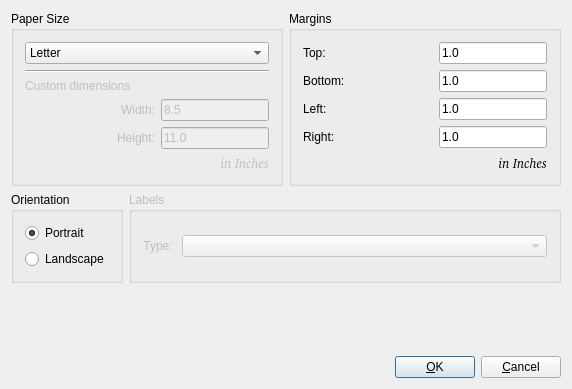
<ui version="4.0" >
 <author></author>
 <comment> * Copyright (c) 2002-2007 by OpenMFG, LLC
 *
 * This program is free software; you can redistribute it and/or modify
 * it under the terms of the GNU General Public License as published by
 * the Free Software Foundation; either version 2 of the License, or
 * (at your option) any later version.
 *
 * This program is distributed in the hope that it will be useful,
 * but WITHOUT ANY WARRANTY; without even the implied warranty of
 * MERCHANTABILITY or FITNESS FOR A PARTICULAR PURPOSE.  See the
 * GNU General Public License for more details.
 *
 * You should have received a copy of the GNU General Public License
 * along with this program; if not, write to the Free Software
 * Foundation, Inc., 59 Temple Place, Suite 330, Boston, MA  02111-1307  USA
 *
 * If you do not wish to be bound by the terms of the GNU General Public
 * License, DO NOT USE THIS SOFTWARE.  Please contact OpenMFG, LLC at
 * info@openmfg.com for details on how to purchase a commercial license.</comment>
 <exportmacro></exportmacro>
 <class>PageSetup</class>
 <widget class="QDialog" name="PageSetup" >
  <property name="geometry" >
   <rect>
    <x>0</x>
    <y>0</y>
    <width>572</width>
    <height>389</height>
   </rect>
  </property>
  <property name="windowTitle" >
   <string>Page Setup</string>
  </property>
  <layout class="QVBoxLayout" >
   <property name="margin" >
    <number>11</number>
   </property>
   <property name="spacing" >
    <number>6</number>
   </property>
   <item>
    <layout class="QHBoxLayout" >
     <property name="margin" >
      <number>0</number>
     </property>
     <property name="spacing" >
      <number>6</number>
     </property>
     <item>
      <widget class="QGroupBox" name="gbPaperSize" >
       <property name="title" >
        <string>Paper Size</string>
       </property>
       <layout class="QVBoxLayout" >
        <property name="margin" >
         <number>11</number>
        </property>
        <property name="spacing" >
         <number>6</number>
        </property>
        <item>
         <widget class="QComboBox" name="cbPaperSize" >
          <item>
           <property name="text" >
            <string>Letter</string>
           </property>
          </item>
          <item>
           <property name="text" >
            <string>Legal</string>
           </property>
          </item>
          <item>
           <property name="text" >
            <string>A4</string>
           </property>
          </item>
          <item>
           <property name="text" >
            <string>Custom</string>
           </property>
          </item>
          <item>
           <property name="text" >
            <string>Labels</string>
           </property>
          </item>
         </widget>
        </item>
        <item>
         <widget class="Line" name="Line1" >
          <property name="sizePolicy" >
           <sizepolicy>
            <hsizetype>1</hsizetype>
            <vsizetype>0</vsizetype>
            <horstretch>0</horstretch>
            <verstretch>0</verstretch>
           </sizepolicy>
          </property>
          <property name="frameShape" >
           <enum>QFrame::HLine</enum>
          </property>
          <property name="frameShadow" >
           <enum>QFrame::Sunken</enum>
          </property>
          <property name="orientation" >
           <enum>Qt::Horizontal</enum>
          </property>
         </widget>
        </item>
        <item>
         <widget class="QLabel" name="labelCustom" >
          <property name="enabled" >
           <bool>false</bool>
          </property>
          <property name="sizePolicy" >
           <sizepolicy>
            <hsizetype>7</hsizetype>
            <vsizetype>5</vsizetype>
            <horstretch>0</horstretch>
            <verstretch>0</verstretch>
           </sizepolicy>
          </property>
          <property name="text" >
           <string>Custom dimensions</string>
          </property>
         </widget>
        </item>
        <item>
         <layout class="QHBoxLayout" >
          <property name="margin" >
           <number>0</number>
          </property>
          <property name="spacing" >
           <number>6</number>
          </property>
          <item>
           <widget class="QLabel" name="labelWidth" >
            <property name="enabled" >
             <bool>false</bool>
            </property>
            <property name="sizePolicy" >
             <sizepolicy>
              <hsizetype>7</hsizetype>
              <vsizetype>5</vsizetype>
              <horstretch>0</horstretch>
              <verstretch>0</verstretch>
             </sizepolicy>
            </property>
            <property name="text" >
             <string>Width:</string>
            </property>
            <property name="alignment" >
             <set>Qt::AlignRight|Qt::AlignTrailing|Qt::AlignVCenter</set>
            </property>
           </widget>
          </item>
          <item>
           <widget class="QLineEdit" name="tbPaperWidth" >
            <property name="enabled" >
             <bool>false</bool>
            </property>
            <property name="sizePolicy" >
             <sizepolicy>
              <hsizetype>1</hsizetype>
              <vsizetype>0</vsizetype>
              <horstretch>0</horstretch>
              <verstretch>0</verstretch>
             </sizepolicy>
            </property>
            <property name="text" >
             <string>8.5</string>
            </property>
           </widget>
          </item>
         </layout>
        </item>
        <item>
         <layout class="QHBoxLayout" >
          <property name="margin" >
           <number>0</number>
          </property>
          <property name="spacing" >
           <number>6</number>
          </property>
          <item>
           <widget class="QLabel" name="labelHeight" >
            <property name="enabled" >
             <bool>false</bool>
            </property>
            <property name="sizePolicy" >
             <sizepolicy>
              <hsizetype>7</hsizetype>
              <vsizetype>5</vsizetype>
              <horstretch>0</horstretch>
              <verstretch>0</verstretch>
             </sizepolicy>
            </property>
            <property name="text" >
             <string>Height:</string>
            </property>
            <property name="alignment" >
             <set>Qt::AlignRight|Qt::AlignTrailing|Qt::AlignVCenter</set>
            </property>
           </widget>
          </item>
          <item>
           <widget class="QLineEdit" name="tbPaperHeight" >
            <property name="enabled" >
             <bool>false</bool>
            </property>
            <property name="sizePolicy" >
             <sizepolicy>
              <hsizetype>1</hsizetype>
              <vsizetype>0</vsizetype>
              <horstretch>0</horstretch>
              <verstretch>0</verstretch>
             </sizepolicy>
            </property>
            <property name="text" >
             <string>11.0</string>
            </property>
           </widget>
          </item>
         </layout>
        </item>
        <item>
         <widget class="QLabel" name="labelInInches" >
          <property name="enabled" >
           <bool>false</bool>
          </property>
          <property name="sizePolicy" >
           <sizepolicy>
            <hsizetype>7</hsizetype>
            <vsizetype>5</vsizetype>
            <horstretch>0</horstretch>
            <verstretch>0</verstretch>
           </sizepolicy>
          </property>
          <property name="font" >
           <font>
            <family>Helvetica [Cronyx]</family>
            <pointsize>10</pointsize>
            <weight>50</weight>
            <italic>true</italic>
            <bold>false</bold>
            <underline>false</underline>
            <strikeout>false</strikeout>
           </font>
          </property>
          <property name="text" >
           <string>in Inches</string>
          </property>
          <property name="alignment" >
           <set>Qt::AlignRight|Qt::AlignTrailing|Qt::AlignVCenter</set>
          </property>
         </widget>
        </item>
       </layout>
      </widget>
     </item>
     <item>
      <widget class="QGroupBox" name="gbMargins" >
       <property name="title" >
        <string>Margins</string>
       </property>
       <layout class="QVBoxLayout" >
        <property name="margin" >
         <number>11</number>
        </property>
        <property name="spacing" >
         <number>6</number>
        </property>
        <item>
         <layout class="QHBoxLayout" >
          <property name="margin" >
           <number>0</number>
          </property>
          <property name="spacing" >
           <number>6</number>
          </property>
          <item>
           <widget class="QLabel" name="labelTop" >
            <property name="text" >
             <string>Top:</string>
            </property>
           </widget>
          </item>
          <item>
           <widget class="QLineEdit" name="tbTop" >
            <property name="sizePolicy" >
             <sizepolicy>
              <hsizetype>0</hsizetype>
              <vsizetype>0</vsizetype>
              <horstretch>0</horstretch>
              <verstretch>0</verstretch>
             </sizepolicy>
            </property>
            <property name="text" >
             <string>1.0</string>
            </property>
           </widget>
          </item>
         </layout>
        </item>
        <item>
         <layout class="QHBoxLayout" >
          <property name="margin" >
           <number>0</number>
          </property>
          <property name="spacing" >
           <number>6</number>
          </property>
          <item>
           <widget class="QLabel" name="labelBottom" >
            <property name="text" >
             <string>Bottom:</string>
            </property>
           </widget>
          </item>
          <item>
           <widget class="QLineEdit" name="tbBottom" >
            <property name="sizePolicy" >
             <sizepolicy>
              <hsizetype>0</hsizetype>
              <vsizetype>0</vsizetype>
              <horstretch>0</horstretch>
              <verstretch>0</verstretch>
             </sizepolicy>
            </property>
            <property name="text" >
             <string>1.0</string>
            </property>
           </widget>
          </item>
         </layout>
        </item>
        <item>
         <layout class="QHBoxLayout" >
          <property name="margin" >
           <number>0</number>
          </property>
          <property name="spacing" >
           <number>6</number>
          </property>
          <item>
           <widget class="QLabel" name="labelLeft" >
            <property name="text" >
             <string>Left:</string>
            </property>
           </widget>
          </item>
          <item>
           <widget class="QLineEdit" name="tbLeft" >
            <property name="sizePolicy" >
             <sizepolicy>
              <hsizetype>0</hsizetype>
              <vsizetype>0</vsizetype>
              <horstretch>0</horstretch>
              <verstretch>0</verstretch>
             </sizepolicy>
            </property>
            <property name="text" >
             <string>1.0</string>
            </property>
           </widget>
          </item>
         </layout>
        </item>
        <item>
         <layout class="QHBoxLayout" >
          <property name="margin" >
           <number>0</number>
          </property>
          <property name="spacing" >
           <number>6</number>
          </property>
          <item>
           <widget class="QLabel" name="labelRight" >
            <property name="text" >
             <string>Right:</string>
            </property>
           </widget>
          </item>
          <item>
           <widget class="QLineEdit" name="tbRight" >
            <property name="sizePolicy" >
             <sizepolicy>
              <hsizetype>0</hsizetype>
              <vsizetype>0</vsizetype>
              <horstretch>0</horstretch>
              <verstretch>0</verstretch>
             </sizepolicy>
            </property>
            <property name="text" >
             <string>1.0</string>
            </property>
           </widget>
          </item>
         </layout>
        </item>
        <item>
         <widget class="QLabel" name="TextLabel5" >
          <property name="sizePolicy" >
           <sizepolicy>
            <hsizetype>7</hsizetype>
            <vsizetype>5</vsizetype>
            <horstretch>0</horstretch>
            <verstretch>0</verstretch>
           </sizepolicy>
          </property>
          <property name="font" >
           <font>
            <family>Helvetica [Cronyx]</family>
            <pointsize>10</pointsize>
            <weight>50</weight>
            <italic>true</italic>
            <bold>false</bold>
            <underline>false</underline>
            <strikeout>false</strikeout>
           </font>
          </property>
          <property name="text" >
           <string>in Inches</string>
          </property>
          <property name="alignment" >
           <set>Qt::AlignRight|Qt::AlignTrailing|Qt::AlignVCenter</set>
          </property>
         </widget>
        </item>
       </layout>
      </widget>
     </item>
    </layout>
   </item>
   <item>
    <layout class="QHBoxLayout" >
     <property name="margin" >
      <number>0</number>
     </property>
     <property name="spacing" >
      <number>6</number>
     </property>
     <item>
      <widget class="QGroupBox" name="bgOrientation" >
       <property name="title" >
        <string>Orientation</string>
       </property>
       <layout class="QVBoxLayout" >
        <property name="margin" >
         <number>11</number>
        </property>
        <property name="spacing" >
         <number>6</number>
        </property>
        <item>
         <widget class="QRadioButton" name="rbPortrait" >
          <property name="text" >
           <string>Portrait</string>
          </property>
          <property name="checked" >
           <bool>true</bool>
          </property>
         </widget>
        </item>
        <item>
         <widget class="QRadioButton" name="rbLandscape" >
          <property name="text" >
           <string>Landscape</string>
          </property>
         </widget>
        </item>
       </layout>
      </widget>
     </item>
     <item>
      <widget class="QGroupBox" name="gbLabels" >
       <property name="enabled" >
        <bool>false</bool>
       </property>
       <property name="sizePolicy" >
        <sizepolicy>
         <hsizetype>3</hsizetype>
         <vsizetype>5</vsizetype>
         <horstretch>0</horstretch>
         <verstretch>0</verstretch>
        </sizepolicy>
       </property>
       <property name="title" >
        <string>Labels</string>
       </property>
       <layout class="QHBoxLayout" >
        <property name="margin" >
         <number>11</number>
        </property>
        <property name="spacing" >
         <number>6</number>
        </property>
        <item>
         <widget class="QLabel" name="lblLabelType" >
          <property name="text" >
           <string>Type: </string>
          </property>
          <property name="alignment" >
           <set>Qt::AlignRight|Qt::AlignTrailing|Qt::AlignVCenter</set>
          </property>
         </widget>
        </item>
        <item>
         <widget class="QComboBox" name="cbLabelType" >
          <property name="sizePolicy" >
           <sizepolicy>
            <hsizetype>3</hsizetype>
            <vsizetype>0</vsizetype>
            <horstretch>0</horstretch>
            <verstretch>0</verstretch>
           </sizepolicy>
          </property>
         </widget>
        </item>
       </layout>
      </widget>
     </item>
    </layout>
   </item>
   <item>
    <spacer>
     <property name="orientation" >
      <enum>Qt::Vertical</enum>
     </property>
     <property name="sizeType" >
      <enum>QSizePolicy::Expanding</enum>
     </property>
     <property name="sizeHint" >
      <size>
       <width>20</width>
       <height>20</height>
      </size>
     </property>
    </spacer>
   </item>
   <item>
    <layout class="QHBoxLayout" >
     <property name="margin" >
      <number>0</number>
     </property>
     <property name="spacing" >
      <number>6</number>
     </property>
     <item>
      <spacer>
       <property name="orientation" >
        <enum>Qt::Horizontal</enum>
       </property>
       <property name="sizeType" >
        <enum>QSizePolicy::Expanding</enum>
       </property>
       <property name="sizeHint" >
        <size>
         <width>20</width>
         <height>20</height>
        </size>
       </property>
      </spacer>
     </item>
     <item>
      <widget class="QPushButton" name="btnOk" >
       <property name="text" >
        <string>&amp;OK</string>
       </property>
       <property name="default" >
        <bool>true</bool>
       </property>
      </widget>
     </item>
     <item>
      <widget class="QPushButton" name="btnCancel" >
       <property name="text" >
        <string>&amp;Cancel</string>
       </property>
      </widget>
     </item>
    </layout>
   </item>
  </layout>
 </widget>
 <layoutdefault spacing="6" margin="11" />
 <pixmapfunction>qPixmapFromMimeSource</pixmapfunction>
 <resources/>
 <connections>
  <connection>
   <sender>btnOk</sender>
   <signal>clicked()</signal>
   <receiver>PageSetup</receiver>
   <slot>accept()</slot>
   <hints>
    <hint type="sourcelabel" >
     <x>20</x>
     <y>20</y>
    </hint>
    <hint type="destinationlabel" >
     <x>20</x>
     <y>20</y>
    </hint>
   </hints>
  </connection>
  <connection>
   <sender>btnCancel</sender>
   <signal>clicked()</signal>
   <receiver>PageSetup</receiver>
   <slot>reject()</slot>
   <hints>
    <hint type="sourcelabel" >
     <x>20</x>
     <y>20</y>
    </hint>
    <hint type="destinationlabel" >
     <x>20</x>
     <y>20</y>
    </hint>
   </hints>
  </connection>
 </connections>
</ui>
